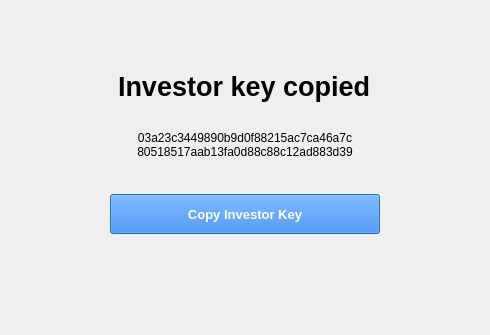
<?xml version="1.0" encoding="UTF-8"?>
<ui version="4.0">
 <class>ViewInvestorKeyDialog</class>
 <widget class="QDialog" name="ViewInvestorKeyDialog">
  <property name="geometry">
   <rect>
    <x>0</x>
    <y>0</y>
    <width>490</width>
    <height>335</height>
   </rect>
  </property>
  <property name="windowTitle">
   <string>View Investor Key</string>
  </property>
  <property name="styleSheet">
   <string notr="true">QLabel {
	color:#000;
	margin-bottom:20;
}</string>
  </property>
  <layout class="QGridLayout" name="gridLayout">
   <item row="0" column="0">
    <layout class="QVBoxLayout" name="verticalLayout">
     <property name="topMargin">
      <number>60</number>
     </property>
     <item alignment="Qt::AlignHCenter">
      <widget class="QLabel" name="labelTitle">
       <property name="font">
        <font>
         <pointsize>20</pointsize>
         <weight>75</weight>
         <bold>true</bold>
        </font>
       </property>
       <property name="text">
        <string>Investor key copied</string>
       </property>
      </widget>
     </item>
     <item alignment="Qt::AlignHCenter">
      <widget class="QLabel" name="labelInvestorKey">
       <property name="sizePolicy">
        <sizepolicy hsizetype="Fixed" vsizetype="Fixed">
         <horstretch>0</horstretch>
         <verstretch>0</verstretch>
        </sizepolicy>
       </property>
       <property name="minimumSize">
        <size>
         <width>350</width>
         <height>60</height>
        </size>
       </property>
       <property name="maximumSize">
        <size>
         <width>350</width>
         <height>150</height>
        </size>
       </property>
       <property name="text">
        <string notr="true">03a23c3449890b9d0f88215ac7ca46a7c
80518517aab13fa0d88c88c12ad883d39</string>
       </property>
       <property name="alignment">
        <set>Qt::AlignHCenter|Qt::AlignTop</set>
       </property>
       <property name="wordWrap">
        <bool>true</bool>
       </property>
      </widget>
     </item>
     <item alignment="Qt::AlignHCenter">
      <widget class="QPushButton" name="pushButtonCopyInvestorKey">
       <property name="minimumSize">
        <size>
         <width>270</width>
         <height>40</height>
        </size>
       </property>
       <property name="maximumSize">
        <size>
         <width>270</width>
         <height>40</height>
        </size>
       </property>
       <property name="font">
        <font>
         <pointsize>10</pointsize>
         <weight>75</weight>
         <bold>true</bold>
        </font>
       </property>
       <property name="styleSheet">
        <string notr="true">background:#1972ea;
color:#fff;</string>
       </property>
       <property name="text">
        <string>Copy Investor Key</string>
       </property>
      </widget>
     </item>
     <item>
      <spacer name="verticalSpacer">
       <property name="orientation">
        <enum>Qt::Vertical</enum>
       </property>
       <property name="sizeHint" stdset="0">
        <size>
         <width>20</width>
         <height>40</height>
        </size>
       </property>
      </spacer>
     </item>
    </layout>
   </item>
  </layout>
 </widget>
 <resources/>
 <connections/>
</ui>
